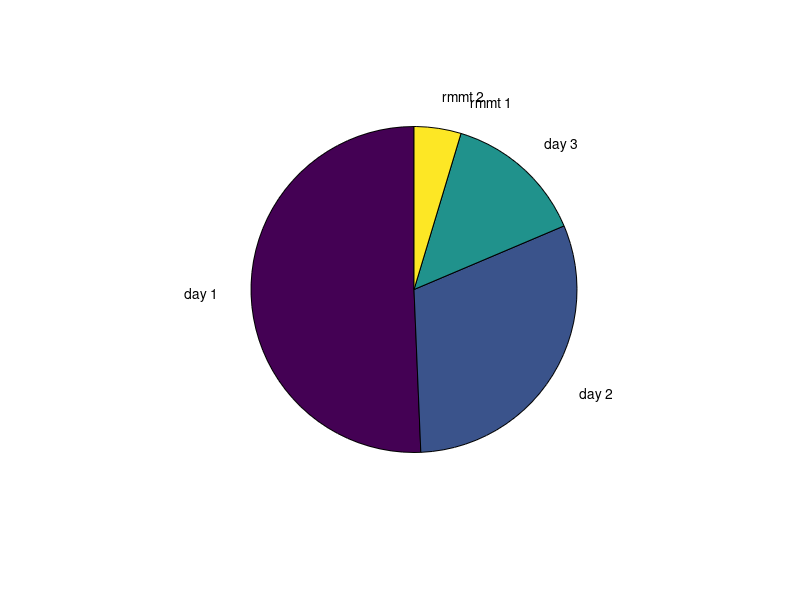

Here is the MATLAB script that generated this plot:
%% roommate
clear;clc;clf;
x0 = 1; N = 3; alph = 0.8;
lambda = 0.25; p = 0.2; 
alph_bar = alph*(p*sqrt(1-lambda)+(1-p));
gamma_r = zeros(N,1);
for i=2:N
   gamma_r(i)=alph_bar*sqrt(1+gamma_r(i-1)^2); 
end
V0 = -2*sqrt(gamma_r(N)^2+1)*sqrt(x0)

%% simulace
n_scen = 1000;
val = zeros(n_scen,1);
for j=1:n_scen
    w = lambda*(rand(N,1)<p);
    us_r = zeros(N,1); vs_r = zeros(N+1,1); xs_r = zeros(N+1,1); xs_r(1) = x0;
    roommate = zeros(N,1);
    for i=1:N
        us_r(i) = xs_r(i)/(gamma_r(N-i+1)^2+1);
        vs_r(i) = -2*sqrt(gamma_r(N-i+1)^2+1)*sqrt(xs_r(i));
        xs_r(i+1) = (1-w(i))*(xs_r(i)-us_r(i));
        roommate(i) = xs_r(i)-us_r(i) - xs_r(i+1);
    end
    val(j,1) = sum(-2*sqrt(us_r).*(alph.^[0:N-1])');
end

mean(val)
pie([us_r;roommate(1:2)],{'day 1','day 2','day 3','rmmt 1', 'rmmt 2'})